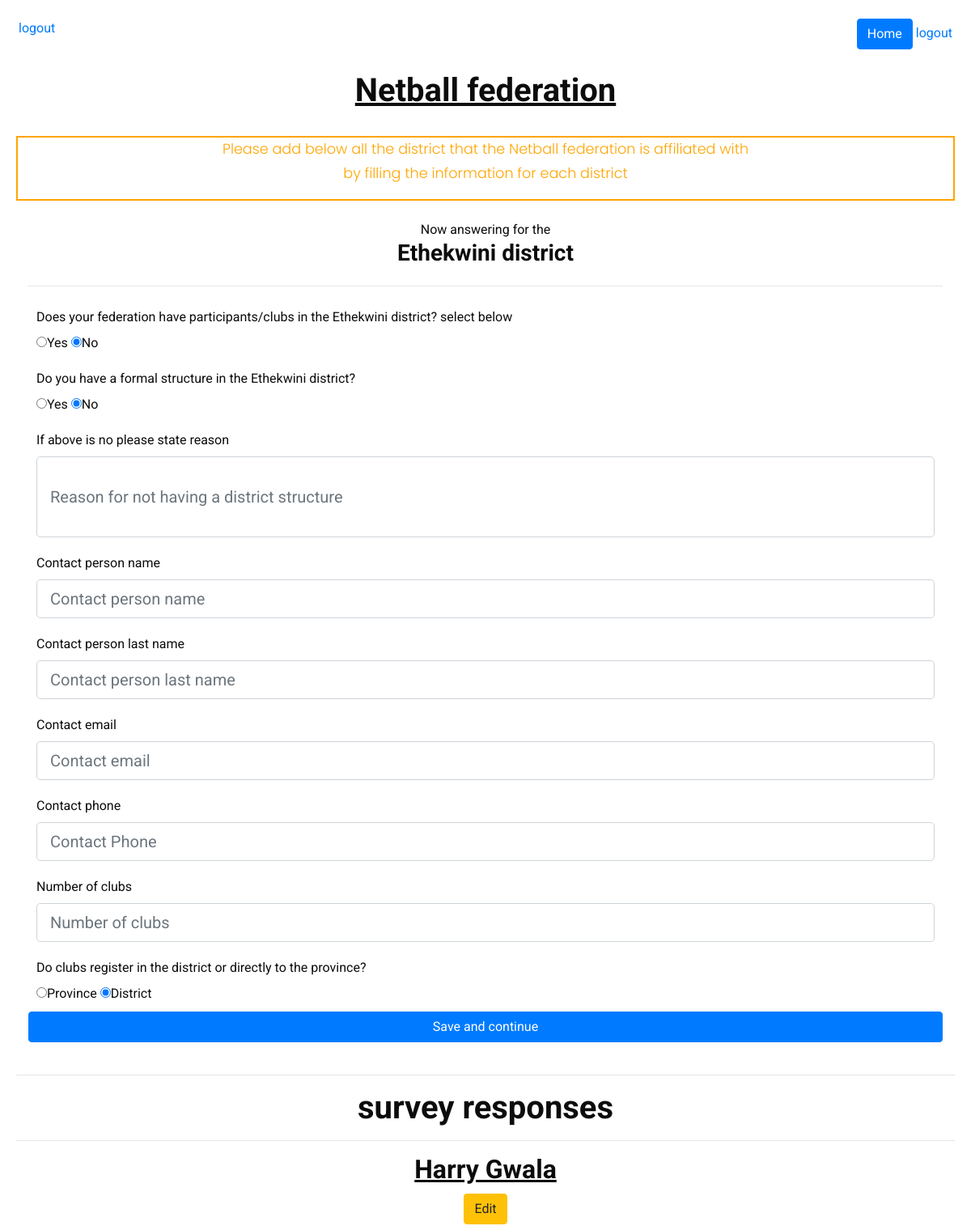
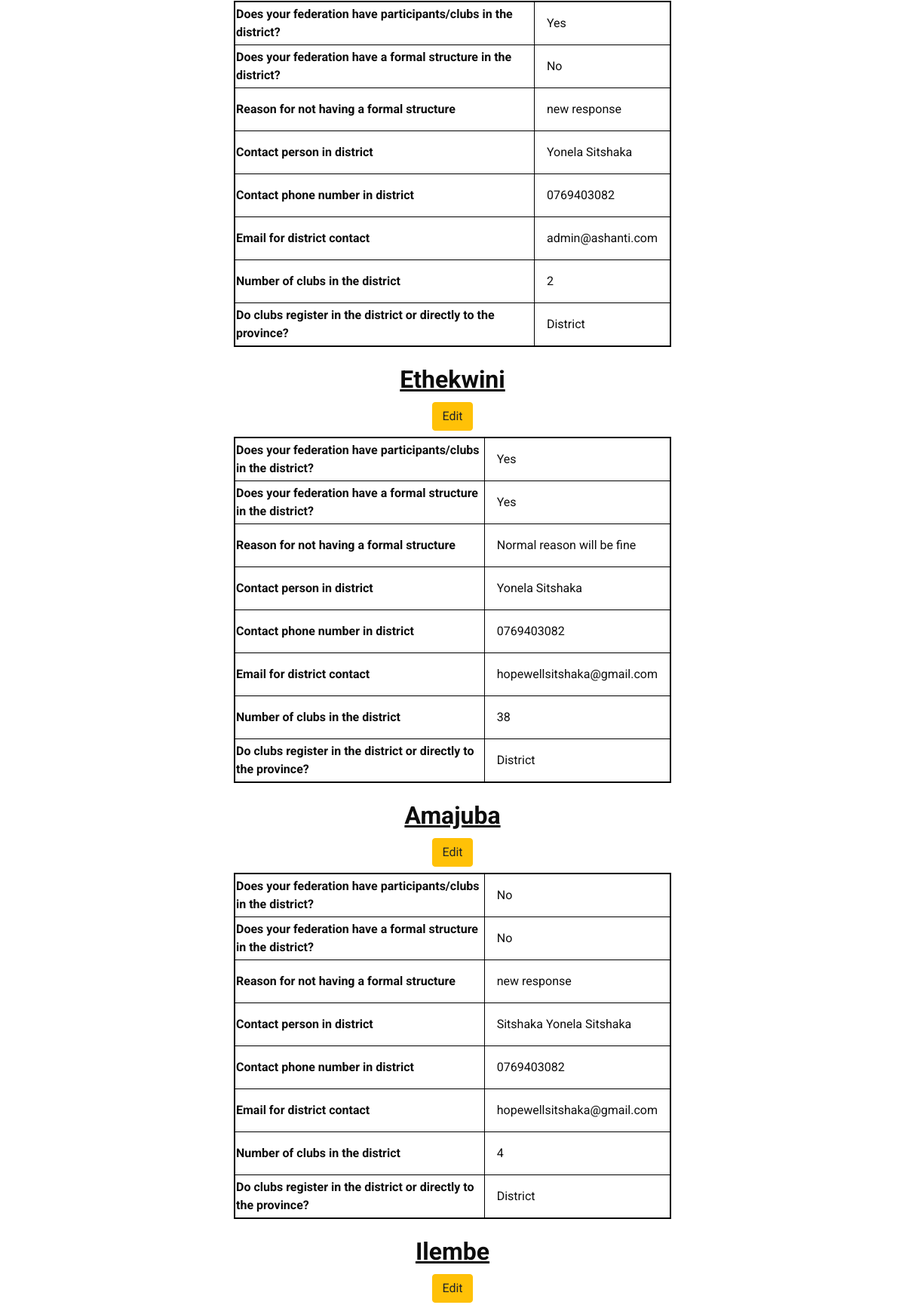
Page /AnsDistricts/2 (signed in, upper part) on the committed database (2 pictures, top to bottom).
### FedInfo/models.py (models this page shows)
class Federation(models.Model):
    FedId = models.AutoField(primary_key=True,blank=False,null=False,auto_created=True)
    user = models.ForeignKey(User,blank=True,null=True,on_delete=models.CASCADE)
    FederationName = models.TextField(max_length=100)
    PresidentName = models.TextField(max_length=60)
    PresidentLastName = models.TextField(max_length=60)
    PresidentEmail = models.TextField(max_length=80)
    PresidentPhone = models.TextField(max_length=15)
    ContactPersonName = models.TextField(max_length=60)
    ContactPersonLastName = models.TextField(max_length=60)
    ContactPersonPosition = models.TextField(max_length=60)
    Email = models.TextField(max_length=80)
    Phone = models.TextField(max_length=15)
    AddedDate = models.DateTimeField()
    yearUpdate = models.CharField(max_length=4)

class District(models.Model):
    DistrictId = models.AutoField(primary_key=True,blank=False,null=False,auto_created=True)
    Federation = models.ForeignKey(Federation,blank=True,null=True,on_delete=models.CASCADE)
    DistrictName = models.TextField(max_length=80)
    Participation = models.CharField(max_length=3,default="No")
    FormalStructure = models.CharField(max_length=3,default="No")
    ContactPersonName = models.TextField(max_length=80)
    ContactPersonLastName = models.TextField(max_length=80)
    Phone = models.TextField(max_length=15)
    Email = models.TextField(max_length=80)
    DistrictOrProvince = models.TextField(max_length=30)#Clubes register at District or province level
    NoStructureReason = models.TextField(default="Note stated",max_length=150)#Why they do not have a structur
    NumberOfClubs = models.IntegerField()
    AddDate = models.DateTimeField()

### FedInfo/views.py (the view, shortened to what this page needs)
# urls.py: path('AnsDistricts/<int:numDone>', views.AnsDistricts, name="AnsDistricts"),
@login_required
def AnsDistricts(request, numDone):
    user = request.user
    federation = get_object_or_404(Federation, user = user)
    AllDistricts = District.objects.all()
    DistrictAns = getAnsDistrict(numDone)
    districts = []
    for district in AllDistricts:
        if district.Federation == federation:
            districts.append(district)
    if request.method == 'GET':
        return render(request, 'FedInfo/AnsDistricts.html', {"federation":federation,"districts":districts,"DistrictAns":DistrictAns})

### FedInfo/templates/FedInfo/AnsDistricts.html (shortened to what this page needs)
{% extends "FedInfo/base.html" %}
{% block content %}
{% load static %}
<div>
    <center>
        <h1>
            <b>
                <u>{{federation.FederationName}}</u>
            </b>
        </h1>
    </center>
</div>
<br/>
<div style="border:solid 2px orange">
    <center>
        <p style="color:orange">
            Please add below all the district that the {{federation.FederationName}} is affiliated with<br/>
            by filling the information for each district
        </p>
    </center>
</div>
<br/>
<div class="container">
    <form method="post"  style="width:inherit">
        <div style="display:flex;flex-direction:column">
          <center>
            Now answering for the <h3><b>{{DistrictAns}} district</b></h3>
          </center>
        </div>
        <hr/>
        <div class="inp">
            <label class="form-label" for="IdentityNumber">Does your federation have participants/clubs in the {{DistrictAns}} district? select below</label>
            <div>
                <input  type="radio" value="Yes" name="Participation" >Yes
                <input  type="radio" value="No" name="Participation" checked/>No
            </div>
        </div>
        <div class="inp">
            <label class="form-label" for="FormalStructure">Do you have a formal structure in the {{DistrictAns}} district?</label>
            <div>
                <input required type="radio" value="Yes" name="FormalStructure">Yes
                <input required type="radio" value="No" name="FormalStructure" checked="checked" />No
            </div>
        </div>
        <div class="inp">
            <label class="form-label" for="IdentityNumber">If above is no please state reason</label>
            <input style="height:100px" type="textarea" name="NoStructureReason" placeholder="Reason for not having a district structure"  class="form-control form-control-lg">
        </div>
        <div class="inp">
            <label class="form-label" for="ContactPersonName">Contact person name</label>
            <input required type="text" name="ContactPersonName" placeholder="Contact person name"  class="form-control form-control-lg">
        </div>
        <div class="inp">
            <label class="form-label" for="ContactPersonLastName">Contact person last name</label>
            <input required type="text" name="ContactPersonLastName" placeholder="Contact person last name"  class="form-control form-control-lg">
        </div>
        <div class="inp">
            <label class="form-label" for="Email">Contact email</label>
            <input required type="email" name="Email" placeholder="Contact email"  class="form-control form-control-lg">
        </div>
        <div class="inp">
            <label class="form-label" for="Phone">Contact phone</label>
            <input required type="text" name="Phone" placeholder="Contact Phone"  class="form-control form-control-lg">
        </div>
        <div class="inp">
            <label class="form-label" for="NumberOfClubs">Number of clubs</label>
            <input required type="number" name="NumberOfClubs" placeholder="Number of clubs"  class="form-control form-control-lg">
        </div>
        <div class="inp">
            <label class="form-label" for="DistrictOrProvince">Do clubs register in the district or directly to the province?</label>
            <div>
                <input type="radio" value="Province" name="DistrictOrProvince">Province
                <input checked type="radio" value="District" name="DistrictOrProvince" placeholder="Identity number">District
            </div>
        </div>
        <input class="btn btn-default btn-primary" style="width:100%" type="submit" value="Save and continue"/>
    </form>
</div>
{% if districts %}
<br/>
<hr/>
    <div>
        <div style="">
            <center>
                <h1><b>survey responses</b></h1>
            </center>
        </div>
        <hr/>
        <div>
            <center>
                {% for district in districts %}
                    <div>
                        <h2><b><u>{{district.DistrictName}}</u></b><h2>
                        <a class="btn btn-default btn-warning" href="{% url 'updateDistrict' districtId=district.DistrictId %}">Edit</a>
                    </div>
                    <table>
                        <tr>
                            <th>
                                Does your federation have participants/clubs in the district?
                            </th>
                            <td>
                                {{district.Participation}}
                            </td>
                        </tr>
                        <tr>
                            <th>
                                Does your federation have a formal structure in the district?
                            </th>
                            <td>
                                {{district.FormalStructure}}
                            </td>
                        </tr>
                        <tr>
                            <th>
                                Reason for not having a formal structure
                            </th>
                            <td>
                                {{district.NoStructureReason}}
                            </td>
                        </tr>
                        <tr>
                            <th>
                                Contact person in district
                            </th>
                            <td>
                                {{district.ContactPersonName}} {{district.ContactPersonLastName}}
                            </td>
                        </tr>
                        <tr>
                            <th>
                                Contact phone number in district
                            </th>
                            <td>
                                {{district.Phone}}
                            </td>
                        </tr>
                        <tr>
                            <th>
                                Email for district contact
                            </th>
                            <td>
                                {{district.Email}}
                            </td>
                        </tr>
                        <tr>
                            <th>
                                Number of clubs in the district
                            </th>
                            <td>
                                {{district.NumberOfClubs}}
                            </td>
                        </tr>
                        <tr>
                            <th>
                                Do clubs register in the district or directly to the province?
                            </th>
                            <td>
                                {{district.DistrictOrProvince}}
                            </td>
                        </tr>
                    </table>
                   <br/>
                {% endfor %}
            </center>
        </div>
    </div>
{% endif %}
{% endblock %}

### FedInfo/static/manageProfile/css/style5.css (style rules this page uses)
body { font-family: 'Poppins', sans-serif; background: #fafafa; }
p { font-family: 'Poppins', sans-serif; font-size: 1.1em; font-weight: 300; line-height: 1.7em; color: #999; }
a, a:hover, a:focus { color: inherit; text-decoration: none; transition: all 0.3s; }

### FedInfo/static/manageProfile/css1/style.css (style rules this page uses)
body { font-family: "Roboto", sans-serif; color: #0c0c0c; background-color: #ffffff; overflow-x: hidden; }
a, a:hover, a:focus { text-decoration: none; }
.btn, .btn:focus { outline: none !important; -webkit-box-shadow: none; box-shadow: none; }

### FedInfo/static/manageProfile/css1/responsive.css (style rules this page uses)
@media (min-width: 1200px) { .container { max-width: 1170px; } }

### FedInfo/templates/FedInfo/AnsDistricts.html (style rules this page uses)
.inp { padding:10px }
tr { padding:1rem; border:solid 1px black; }
td { padding:1rem; border:solid 1px black; }
table { width:50%; border:solid 2px black; }

### rows in the picture
Federation: FederationName "Netball federation"
District: DistrictName "Ethekwini", Participation "Yes", FormalStructure "Yes", NoStructureReason "Normal reason will be fine", ContactPersonName "Yonela", ContactPersonLastName "Sitshaka", Phone "0769403082", Email "hopewellsitshaka@gmail.com", NumberOfClubs "38", DistrictOrProvince "District"
District: DistrictName "Harry Gwala", Participation "Yes", FormalStructure "No", NoStructureReason "new response", ContactPersonName "Yonela", ContactPersonLastName "Sitshaka", Phone "0769403082", Email "admin@ashanti.com", NumberOfClubs "2", DistrictOrProvince "District"
District: DistrictName "Amajuba", Participation "No", FormalStructure "No", NoStructureReason "new response", ContactPersonName "Sitshaka", ContactPersonLastName "Yonela Sitshaka", Phone "0769403082", Email "hopewellsitshaka@gmail.com", NumberOfClubs "4", DistrictOrProvince "District"
District: DistrictName "Ilembe"
